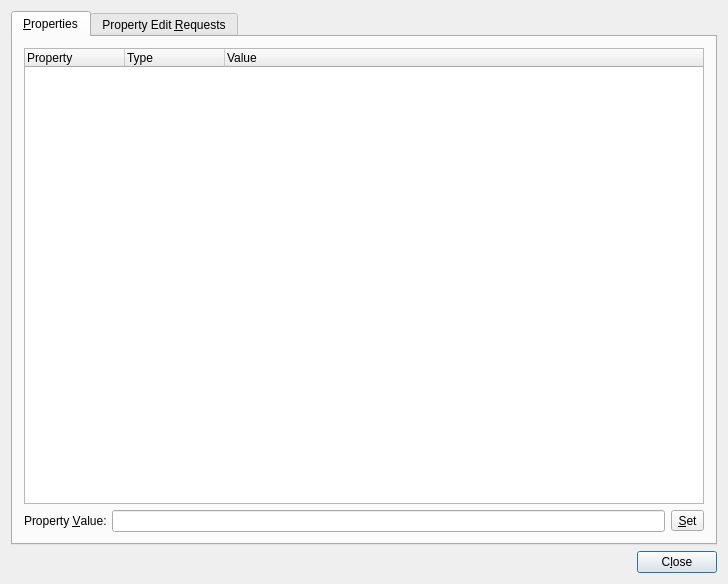
<ui version="4.0" >
<comment>
// Copyright (C) 2016 The Qt Company Ltd.
// SPDX-License-Identifier: LicenseRef-Qt-Commercial OR GPL-3.0-only WITH Qt-GPL-exception-1.0
</comment>
 <exportmacro></exportmacro>
 <class>ChangeProperties</class>
 <widget class="QDialog" name="ChangeProperties" >
  <property name="geometry" >
   <rect>
    <x>0</x>
    <y>0</y>
    <width>728</width>
    <height>584</height>
   </rect>
  </property>
  <property name="windowTitle" >
   <string>Change Control Properties</string>
  </property>
  <layout class="QVBoxLayout" >
   <property name="margin" >
    <number>11</number>
   </property>
   <property name="spacing" >
    <number>6</number>
   </property>
   <item>
    <widget class="QTabWidget" name="tabWidget" >
     <widget class="QWidget" name="propertiesTab" >
      <attribute name="title" >
       <string>&amp;Properties</string>
      </attribute>
      <layout class="QVBoxLayout" >
       <property name="margin" >
        <number>11</number>
       </property>
       <property name="spacing" >
        <number>6</number>
       </property>
       <item>
        <widget class="QTreeWidget" name="listProperties" >
         <property name="rootIsDecorated" >
          <bool>false</bool>
         </property>
         <column>
          <property name="text" >
           <string>Property</string>
          </property>
         </column>
         <column>
          <property name="text" >
           <string>Type</string>
          </property>
         </column>
         <column>
          <property name="text" >
           <string>Value</string>
          </property>
         </column>
        </widget>
       </item>
       <item>
        <layout class="QHBoxLayout" >
         <property name="margin" >
          <number>0</number>
         </property>
         <property name="spacing" >
          <number>6</number>
         </property>
         <item>
          <widget class="QLabel" name="valueLabel" >
           <property name="text" >
            <string>Property &amp;Value:</string>
           </property>
           <property name="buddy" >
            <cstring>editValue</cstring>
           </property>
          </widget>
         </item>
         <item>
          <widget class="QLineEdit" name="editValue" />
         </item>
         <item>
          <widget class="QToolButton" name="buttonSet" >
           <property name="text" >
            <string>&amp;Set</string>
           </property>
          </widget>
         </item>
        </layout>
       </item>
      </layout>
     </widget>
     <widget class="QWidget" name="requestTab" >
      <attribute name="title" >
       <string>Property Edit &amp;Requests</string>
      </attribute>
      <layout class="QVBoxLayout" >
       <property name="margin" >
        <number>11</number>
       </property>
       <property name="spacing" >
        <number>6</number>
       </property>
       <item>
        <widget class="QTreeWidget" name="listEditRequests" >
         <column>
          <property name="text" >
           <string>Property</string>
          </property>
         </column>
        </widget>
       </item>
      </layout>
     </widget>
    </widget>
   </item>
   <item>
    <layout class="QHBoxLayout" >
     <property name="margin" >
      <number>0</number>
     </property>
     <property name="spacing" >
      <number>6</number>
     </property>
     <item>
      <spacer>
       <property name="orientation" >
        <enum>Qt::Horizontal</enum>
       </property>
       <property name="sizeType" >
        <enum>QSizePolicy::Expanding</enum>
       </property>
       <property name="sizeHint" >
        <size>
         <width>1</width>
         <height>1</height>
        </size>
       </property>
      </spacer>
     </item>
     <item>
      <widget class="QPushButton" name="buttonClose" >
       <property name="text" >
        <string>C&amp;lose</string>
       </property>
      </widget>
     </item>
    </layout>
   </item>
  </layout>
 </widget>
 <layoutdefault spacing="6" margin="11" />
 <pixmapfunction></pixmapfunction>
 <resources/>
 <connections>
  <connection>
   <sender>buttonClose</sender>
   <signal>clicked()</signal>
   <receiver>ChangeProperties</receiver>
   <slot>accept()</slot>
   <hints>
    <hint type="sourcelabel" >
     <x>669</x>
     <y>558</y>
    </hint>
    <hint type="destinationlabel" >
     <x>566</x>
     <y>551</y>
    </hint>
   </hints>
  </connection>
 </connections>
</ui>
